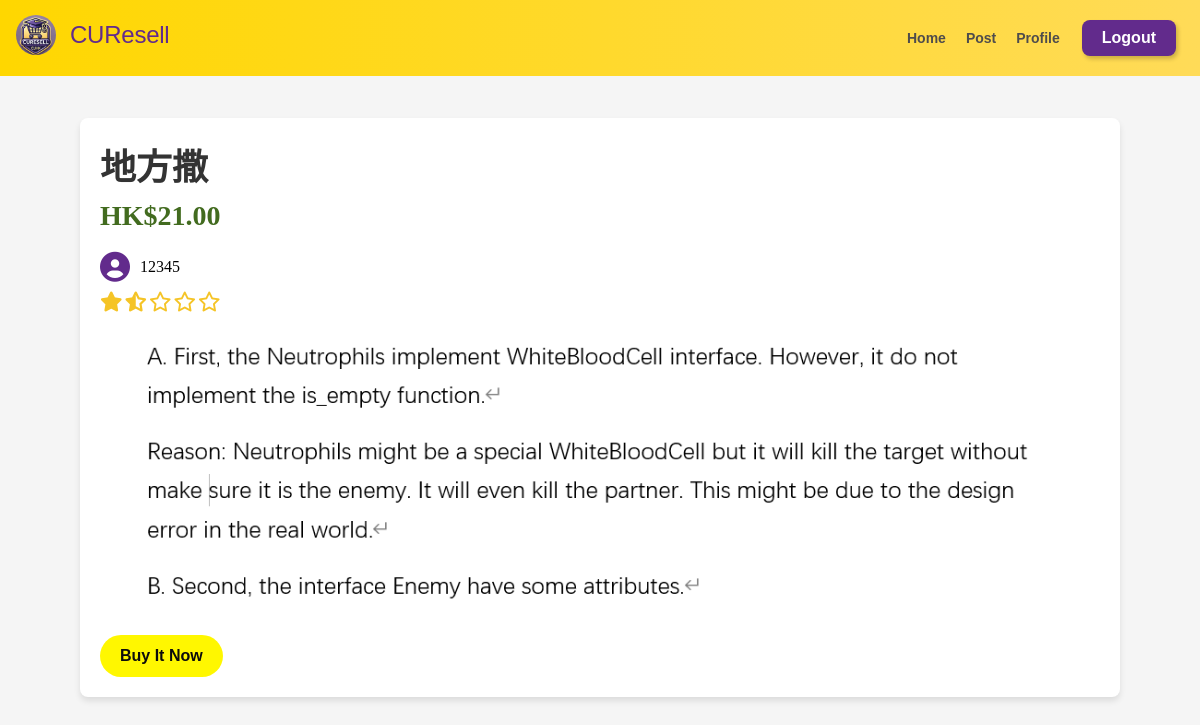
The page /detail/?prod_id=1 on the database as committed earlier.
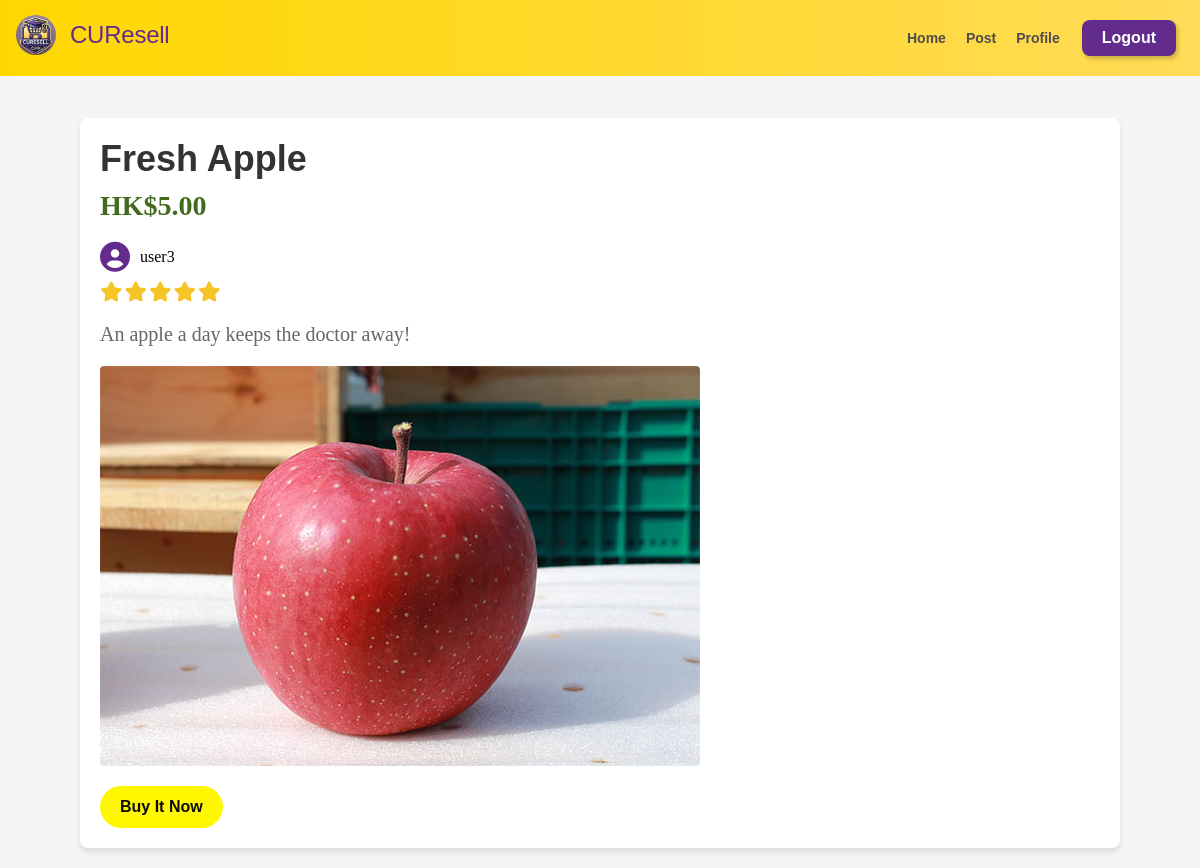
The same page on the database as committed later.
### product/models.py (models this page shows, shortened)
class ProductInfo(models.Model):
    title = models.CharField(max_length=20)
    description = models.CharField(max_length=2000)
    picture = models.ImageField(upload_to='product')
    price = models.DecimalField(max_digits=10,decimal_places=2)
    posted_at = models.DateTimeField((u"Conversation Time"),  auto_now_add=True)
    isSold = models.BooleanField(default=False)
    seller = models.ForeignKey(UserInfo, on_delete=models.CASCADE, default='')
    product = ProdInfoManager()

### user/models.py (models this page shows)
class UserInfo(models.Model):
    username = models.CharField(max_length=20)
    password = models.CharField(max_length=40)
    email = models.CharField(max_length=30,default='')
    rate = models.FloatField(default=5.0)
    rate_number = models.IntegerField(default=0)

### product/views.py (the view)
# urls.py: url(r'^detail/$',views.detail),
def detail(request):
    prod_id = request.GET['prod_id']
    product = ProductInfo.product.get_prod(prod_id)[0]
    context = {'product': product}
    return render(request, 'product_info.html', context)

### product/models.py (called while the page is built)
    def get_prod(self, prod_id):
        return super(ProdInfoManager, self).get_queryset().filter(id=prod_id)

### templates/product_info.html (shortened to what this page needs)
<!DOCTYPE html>
<html lang="en">
<head>
   <link rel="stylesheet" href="/static/css/nav_bar.css">
   <link rel="stylesheet" href="/static/css/prod_info.css">
   <link rel="stylesheet" href="https://cdnjs.cloudflare.com/ajax/libs/font-awesome/6.4.2/css/all.min.css">
</head>
<body>
   {% include 'nav_bar.html' %}
   <div style="height: 50px;"></div>
   <div class="prod_info_container">
      <div class="item_info_title"></span>{{ product.title }}</span></div>
      <div class="item_price"></span>HK${{ product.price }}</span></div>
      <div class="seller-info">
          <i class="fas fa-user-circle seller-icon"></i>
          {{ product.seller.username}}</span></span>
      </div>
      <div class="seller-rating"> <span id="seller-rating-stars"></span></div>
      <label class="description"></span>{{ product.description }}</span></label>
      <div class="image-container">
         <img src="/static/{{ product.picture }}">
      </div>
    <form method="post" action="/make_transaction/">
        <div class="button-container" style="justify-content: flex-end;">
            <button type="submit" class="button_buy">Buy It Now</button>
        </div>
    </form>
   </div>
</body>
</html>

Rows that differ between the two databases and show on the page:
changed ProductInfo: title "地方撒" → "Fresh Apple"; price "21.00" → "5.00"; seller.username "12345" → "user3"; description (not shown) → "An apple a day keeps the doctor away!"; picture: a different picture
